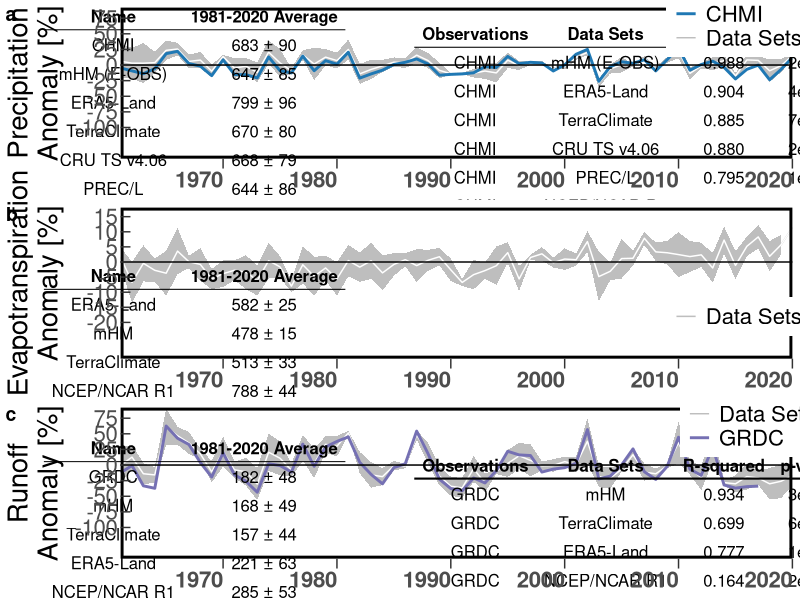

Source code (R):
library(data.table)
library(ggplot2)
library(ggpubr)
library(gridExtra)
library(Metrics)
library(gtable)
library(grid)
###
# tp
###
chmi <- fread("data/tp/chmi.csv")
chmi$name <- "CHMI"
chmi <- chmi[, Year := year(date)][, P := sum(value), by = Year][, .(Year, P, name)] %>% unique()
cru_ts <- fread("data/tp/cru-ts_tp_mm_cropped_196101_202012_025_monthly_ts.csv")
cru_ts$name <- "CRU TS v4.06"
cru_ts <- cru_ts[, Year := year(date)][, P := sum(value), by = Year][, .(Year, P, name)] %>% unique()
e_obs <- fread("data/tp/mhm_tp_cropped_ts.csv")
e_obs$name <- "mHM (E-OBS)"
e_obs <- e_obs[, Year := year(date)][, P := sum(value), by = Year][, .(Year, P, name)] %>% unique()
era5 <- fread("data/tp/era5_tp_cropped_ts.csv")
era5$name <- "ERA5-Land"
era5 <- era5[, Year := year(date)][, P := sum(value), by = Year][, .(Year, P, name)] %>% unique()
ncep_ncar <- fread("data/tp/ncep_ts.csv")
ncep_ncar$name <- "NCEP/NCAR R1"
ncep_ncar <- ncep_ncar[, Year := year(date)][, P := sum(value), by = Year][, .(Year, P, name)] %>% unique()
precl <- fread("data/tp/precl_tp_mm_cropped_196101_202012_025_monthly_ts.csv")
precl$name <- "PREC/L"
precl <- precl[, Year := year(date)][, P := sum(value), by = Year][, .(Year, P, name)] %>% unique()
terraclimate <- fread("data/tp/terraclimate_tp_mm_cropped_196101_202012_025_monthly_ts.csv")
terraclimate$name <- "TerraClimate"
terraclimate <- terraclimate[, Year := year(date)][, P := sum(value), by = Year][, .(Year, P, name)] %>% unique()

mean_chmi <- mean(chmi[Year > 1980 & Year < 2011, P])
mean_cru_ts <- mean(cru_ts[Year > 1980 & Year < 2011, P])
mean_e_obs <- mean(e_obs[Year > 1980 & Year < 2011, P])
mean_era5 <- mean(era5[Year > 1980 & Year < 2011, P])
mean_ncep_ncar <- mean(ncep_ncar[Year > 1980 & Year < 2011, P])
mean_precl <- mean(precl[Year > 1980 & Year < 2011, P])
mean_terraclimate <- mean(terraclimate[Year > 1980 & Year < 2011, P])
sd_chmi <- sd(chmi[Year > 1980 & Year < 2011, P])
sd_cru_ts <- sd(cru_ts[Year > 1980 & Year < 2011, P])
sd_e_obs <- sd(e_obs[Year > 1980 & Year < 2011, P])
sd_era5 <- sd(era5[Year > 1980 & Year < 2011, P])
sd_ncep_ncar <- sd(ncep_ncar[Year > 1980 & Year < 2011, P])
sd_precl <- sd(precl[Year > 1980 & Year < 2011, P])
sd_terraclimate <- sd(terraclimate[Year > 1980 & Year < 2011, P])

global_cli <- data.frame(name = c("CHMI", "mHM (E-OBS)", "ERA5-Land", "TerraClimate",
                                  "CRU TS v4.06", "PREC/L", "NCEP/NCAR R1"),
                         cli_mean = c(mean_chmi, mean_e_obs, mean_era5,
                                      mean_terraclimate, mean_cru_ts,  
                                      mean_precl, mean_ncep_ncar),
                         cli_sd = c(sd_chmi, sd_e_obs, sd_era5, sd_terraclimate,
                                    sd_cru_ts, sd_precl, sd_ncep_ncar))
global_cli$name <- factor(global_cli$name, levels = global_cli$name)

sim <- merge(cru_ts[, tp1 := 100*(P - mean_cru_ts)/mean_cru_ts][, .(Year, tp1)],
             e_obs[, tp2 := 100*(P - mean_e_obs)/mean_e_obs][, .(Year, tp2)],
             by = "Year", all = TRUE) %>% 
  merge(era5[, tp3 := 100*(P - mean_era5)/mean_era5][, .(Year, tp3)],
        by = "Year", all = TRUE) %>%
  merge(ncep_ncar[, tp4 := 100*(P - mean_ncep_ncar)/mean_ncep_ncar
  ][, .(Year, tp4)], by = "Year", all = TRUE) %>%
  merge(precl[, tp5 := 100*(P - mean_precl)/mean_precl][, .(Year, tp5)],
        by = "Year", all = TRUE) %>%
  merge(terraclimate[, tp6 := 100*(P - mean_terraclimate)/mean_terraclimate
  ][, .(Year, tp6)], by = "Year", all = TRUE)

sim <- sim[, P := mean(c(tp1, tp2, tp3, tp4, tp5, tp6)), by = Year
][, spread := sd(c(tp1, tp2, tp3, tp4, tp5, tp6)), by = Year
][, .(Year, P, spread)]

global_cor <- rbind(e_obs[, sims := name][, .(Year, P, sims)],
                    era5[, sims := name][, .(Year, P, sims)],
                    terraclimate[, sims := name][, .(Year, P, sims)],
                    cru_ts[, sims := name][, .(Year, P, sims)],
                    precl[, sims := name][, .(Year, P, sims)],
                    ncep_ncar[, sims := name][, .(Year, P, sims)]) %>% 
  merge(chmi[, obs := name][, .(Year, P, obs)], by = "Year",
        allow.cartesian = TRUE)

global <- rbind(cru_ts[, .(Year, P, name)],
                e_obs[, .(Year, P, name)],
                era5[, .(Year, P, name)],
                ncep_ncar[, .(Year, P, name)],
                precl[, .(Year, P, name)],
                terraclimate[, .(Year, P, name)])

p00 <- copy(global_cor)
p00 <- p00[, `p-value` := formatC(cor.test(P.y, P.x)$p.value, format = "e",
                                  digits = 0), by = .(sims, obs)
][, RMSE := round(rmse(P.y, P.x), 3), by = .(sims, obs)
][, `R-squared` := round((cor(P.y, P.x)^2), 3), by = .(sims, obs)
][, .(obs, sims, `R-squared`, `p-value`, RMSE)] %>%
  unique() %>% setnames("obs", "Observations") %>% 
  setnames("sims", "Data Sets") %>%
  tableGrob(rows = NULL, theme = ttheme_minimal(base_size = 12))

p00 <- gtable_add_grob(p00, grobs = segmentsGrob(x0 = unit(0,"npc"),
                                                 y0 = unit(0,"npc"),
                                                 x1 = unit(1,"npc"),
                                                 y1 = unit(0,"npc"),
                                                 gp = gpar(lwd = 2)),
                       t = 1, b = 1, l = 1, r = 5)

p01 <- copy(global_cli) %>% as.data.table()
p01 <- p01[, .(Name = name,
               avg = paste0(round(cli_mean), ' ± ',
                            sd = round(cli_sd)))] %>%
  setnames("avg", "1981-2020 Average") %>%
  tableGrob(rows = NULL, theme = ttheme_minimal(base_size = 12))

p01 <- gtable_add_grob(p01, grobs = segmentsGrob(x0 = unit(0,"npc"),
                                                 y0 = unit(0,"npc"),
                                                 x1 = unit(1,"npc"),
                                                 y1 = unit(0,"npc"),
                                                 gp = gpar(lwd = 2)),
                       t = 1, b = 1, l = 1, r = 2)

p02 <- ggplot(data = sim, aes(x = Year, y = P)) +
  geom_ribbon(aes(ymax = P + spread, ymin = P - spread), fill = "gray") +
  geom_line(aes(color = "Data Sets")) +
  geom_line(color = "white") +
  geom_line(data = chmi, aes(y = 100*(P - mean_chmi)/mean_chmi,
                             color = "CHMI"), linewidth = 1) +
  scale_x_continuous(limits = c(1961, 2020), expand = c(0, 0), 
                     breaks = seq(1920, 2040, 10)) +
  scale_color_manual(name = NULL, values = c("CHMI" = "#1f78b4",
                                             "Data Sets" = "gray")) +
  scale_y_continuous(limits = c(-150, 92), expand = c(0, 0), 
                     breaks = seq(-100, 100, 25)) +
  geom_hline(yintercept = 0) +
  labs(x = NULL, y = "Precipitation\nAnomaly [%]", title = NULL) +
  theme_bw() + 
  theme(panel.border = element_rect(colour = "black", linewidth = 2),
        panel.grid = element_blank(), 
        plot.title = element_text(size = 20), 
        axis.text = element_text(size = 16),
        axis.text.x = element_text(face = "bold", hjust = 1),
        axis.title = element_text(size = 20), 
        legend.text = element_text(size = 16), 
        legend.title = element_text(size = 20),
        axis.ticks.length.y = unit(-.25, "cm"), axis.ticks.length.x = unit(.25, "cm"),
        legend.position = c(0.92, 0.88))

p03 <- p02 + annotation_custom(p00, xmin = 1998, ymax = -25) +
  annotation_custom(p01, xmin = 1915, ymax = -15)
###
#
###
e_obs <- fread("data/e/mhm_e_cropped_ts.csv")
e_obs$name <- "mHM"
e_obs <- e_obs[, Year := year(date)][, P := sum(value), by = Year][, .(Year, P, name)] %>% unique()
era5 <- fread("data/e/era5_e_cropped_ts.csv")
era5$name <- "ERA5-Land"
era5 <- era5[, Year := year(date)][, P := sum(value), by = Year][, .(Year, P, name)] %>% unique()
ncep_ncar <- fread("data/e/ncep_ts.csv")
ncep_ncar$name <- "NCEP/NCAR R1"
ncep_ncar <- ncep_ncar[, Year := year(date)][, P := sum(value), by = Year][, .(Year, P, name)] %>% unique()
terraclimate <- fread("data/e/terraclimate_e_mm_cropped_196101_202012_025_monthly_ts.csv")
terraclimate$name <- "TerraClimate"
terraclimate <- terraclimate[, Year := year(date)][, P := sum(value), by = Year][, .(Year, P, name)] %>% unique()

mean_e_obs <- mean(e_obs[Year > 1980 & Year < 2011, P])
mean_era5 <- mean(era5[Year > 1980 & Year < 2011, P])
mean_ncep_ncar <- mean(ncep_ncar[Year > 1980 & Year < 2011, P])
mean_terraclimate <- mean(terraclimate[Year > 1980 & Year < 2011, P])
sd_e_obs <- sd(e_obs[Year > 1980 & Year < 2011, P])
sd_era5 <- sd(era5[Year > 1980 & Year < 2011, P])
sd_ncep_ncar <- sd(ncep_ncar[Year > 1980 & Year < 2011, P])
sd_terraclimate <- sd(terraclimate[Year > 1980 & Year < 2011, P])

global_e_cli <- data.frame(name = c("ERA5-Land", "mHM", "TerraClimate",
                                    "NCEP/NCAR R1"),
                           cli_mean = c(mean_era5, mean_e_obs,
                                        mean_terraclimate, mean_ncep_ncar),
                           cli_sd = c(sd_era5, sd_e_obs, sd_terraclimate,
                                      sd_ncep_ncar))
global_e_cli$name <- factor(global_e_cli$name, levels = global_e_cli$name)

sim_e <- merge(e_obs[, tp1 := 100*(P - mean_e_obs)/mean_e_obs][, .(Year, tp1)],
               era5[, tp2 := 100*(P - mean_era5)/mean_era5][, .(Year, tp2)],
               by = "Year", all = TRUE) %>% 
  merge(ncep_ncar[, tp3 := 100*(P - mean_ncep_ncar)/mean_ncep_ncar
                  ][, .(Year, tp3)], by = "Year", all = TRUE) %>%
  merge(terraclimate[, tp4 := 100*(P - mean_terraclimate)/mean_terraclimate
                     ][, .(Year, tp4)], by = "Year", all = TRUE)

sim_e <- sim_e[, P := mean(c(tp1, tp2, tp3, tp4)), by = Year
               ][, spread := sd(c(tp1, tp2, tp3, tp4)), by = Year
                 ][, .(Year, P, spread)]

p05 <- copy(global_e_cli) %>% as.data.table()
p05 <- p05[, .(Name = name,
               avg = paste0(round(cli_mean), ' ± ',
                            sd = round(cli_sd)))] %>%
  setnames("avg", "1981-2020 Average") %>%
  tableGrob(rows = NULL, theme = ttheme_minimal(base_size = 12))

p05 <- gtable_add_grob(p05, grobs = segmentsGrob(x0 = unit(0,"npc"),
                                                 y0 = unit(0,"npc"),
                                                 x1 = unit(1,"npc"),
                                                 y1 = unit(0,"npc"),
                                                 gp = gpar(lwd = 2)),
                       t = 1, b = 1, l = 1, r = 2)

p06 <- ggplot(data = sim_e, aes(x = Year, y = P)) +
  geom_ribbon(aes(ymax = P + spread, ymin = P - spread), fill = "gray") +
  geom_line(aes(color = "Data Sets")) +
  geom_line(color = "white") +
  scale_x_continuous(limits = c(1961, 2020), expand = c(0, 0), 
                     breaks = seq(1920, 2040, 10)) +
  scale_color_manual(name = NULL, values = c("Data Sets" = "gray")) +
  scale_y_continuous(limits = c(-32, 18), expand = c(0, 0), 
                     breaks = seq(-20, 15, 5)) +
  geom_hline(yintercept = 0) +
  labs(x = NULL, y = "Evapotranspiration\nAnomaly [%]", title = NULL) +
  theme_bw() + 
  theme(panel.border = element_rect(colour = "black", linewidth = 2),
        panel.grid = element_blank(), 
        plot.title = element_text(size = 20), 
        axis.text = element_text(size = 16),
        axis.text.x = element_text(face = "bold", hjust = 1),
        axis.title = element_text(size = 20), 
        legend.text = element_text(size = 16), 
        legend.title = element_text(size = 20),
        axis.ticks.length.y = unit(-.25, "cm"), axis.ticks.length.x = unit(.25, "cm"),
        legend.position = c(0.92, 0.28))

p07 <- p06 + annotation_custom(p05, xmin = 1915, ymax = -15)
###
#
###
grdc <- fread("data/ro/grdc.csv")
grdc$name <- "GRDC"
grdc <- grdc[, Year := year(date)][, P := sum(value), by = Year][, .(Year, P, name)] %>% unique()
e_obs <- fread("data/ro/mhm_ro_cropped_ts.csv")
e_obs$name <- "mHM"
e_obs <- e_obs[, Year := year(date)][, P := sum(value), by = Year][, .(Year, P, name)] %>% unique()
era5 <- fread("data/ro/era5_ro_cropped_ts.csv")
era5$name <- "ERA5-Land"
era5 <- era5[, Year := year(date)][, P := sum(value), by = Year][, .(Year, P, name)] %>% unique()
ncep_ncar <- fread("data/ro/ncep-ncar_cropped_ts.csv")
ncep_ncar$name <- "NCEP/NCAR R1"
ncep_ncar <- ncep_ncar[, Year := year(date)][, P := sum(value), by = Year][, .(Year, P, name)] %>% unique()
terraclimate <- fread("data/ro/terraclimate_ro_mm_cropped_196101_202012_025_monthly_ts.csv")
terraclimate$name <- "TerraClimate"
terraclimate <- terraclimate[, Year := year(date)][, P := sum(value), by = Year][, .(Year, P, name)] %>% unique()

mean_grdc <- mean(grdc[Year > 1980 & Year < 2011, P])
mean_e_obs <- mean(e_obs[Year > 1980 & Year < 2011, P])
mean_era5 <- mean(era5[Year > 1980 & Year < 2011, P])
mean_ncep_ncar <- mean(ncep_ncar[Year > 1980 & Year < 2011, P])
mean_terraclimate <- mean(terraclimate[Year > 1980 & Year < 2011, P])
sd_grdc <- sd(grdc[Year > 1980 & Year < 2011, P])
sd_e_obs <- sd(e_obs[Year > 1980 & Year < 2011, P])
sd_era5 <- sd(era5[Year > 1980 & Year < 2011, P])
sd_ncep_ncar <- sd(ncep_ncar[Year > 1980 & Year < 2011, P])
sd_terraclimate <- sd(terraclimate[Year > 1980 & Year < 2011, P])

global_q_cli <- data.frame(name = c("GRDC", "mHM", "TerraClimate", "ERA5-Land",
                                    "NCEP/NCAR R1"),
                           cli_mean = c(mean_grdc, mean_e_obs, mean_terraclimate,
                                        mean_era5, mean_ncep_ncar),
                           cli_sd = c(sd_grdc, sd_e_obs, sd_terraclimate, sd_era5,
                                      sd_ncep_ncar))
global_q_cli$name <- factor(global_q_cli$name, levels = global_q_cli$name)

sim_q <- merge(e_obs[, tp1 := 100*(P - mean_e_obs)/mean_e_obs][, .(Year, tp1)],
               era5[, tp2 := 100*(P - mean_era5)/mean_era5][, .(Year, tp2)],
               by = "Year", all = TRUE) %>% 
  merge(ncep_ncar[, tp3 := 100*(P - mean_ncep_ncar)/mean_ncep_ncar
  ][, .(Year, tp3)], by = "Year", all = TRUE) %>%
  merge(terraclimate[, tp4 := 100*(P - mean_terraclimate)/mean_terraclimate
  ][, .(Year, tp4)], by = "Year", all = TRUE)

sim_q <- sim_q[, P := mean(c(tp1, tp2, tp3, tp4)), by = Year
][, spread := sd(c(tp1, tp2, tp3, tp4)), by = Year
][, .(Year, P, spread)]

global_cor <- rbind(e_obs[, sim_qs := name][, .(Year, P, sim_qs)],
                    terraclimate[, sim_qs := name][, .(Year, P, sim_qs)],
                    era5[, sim_qs := name][, .(Year, P, sim_qs)],
                    ncep_ncar[, sim_qs := name][, .(Year, P, sim_qs)]) %>% 
  merge(grdc[, obs := name][, .(Year, P, obs)], by = "Year",
        allow.cartesian = TRUE)


global <- rbind(e_obs[, .(Year, P, name)],
                era5[, .(Year, P, name)],
                ncep_ncar[, .(Year, P, name)],
                terraclimate[, .(Year, P, name)])

p08 <- copy(global_cor)
p08 <- p08[, `p-value` := formatC(cor.test(P.y, P.x)$p.value, format = "e",
                                  digits = 0), by = .(sim_qs, obs)
][, RMSE := round(rmse(P.y, P.x), 3), by = .(sim_qs, obs)
][, `R-squared` := round((cor(P.y, P.x)^2), 3), by = .(sim_qs, obs)
][, .(obs, sim_qs, `R-squared`, `p-value`, RMSE)] %>%
  unique() %>% setnames("obs", "Observations") %>% 
  setnames("sim_qs", "Data Sets") %>%
  tableGrob(rows = NULL, theme = ttheme_minimal(base_size = 12))

p08 <- gtable_add_grob(p08, grobs = segmentsGrob(x0 = unit(0,"npc"),
                                                 y0 = unit(0,"npc"),
                                                 x1 = unit(1,"npc"),
                                                 y1 = unit(0,"npc"),
                                                 gp = gpar(lwd = 4)),
                       t = 1, b = 1, l = 1, r = 5)

p09 <- copy(global_q_cli) %>% as.data.table()
p09 <- p09[, .(Name = name,
               avg = paste0(round(cli_mean), ' ± ',
                            sd = round(cli_sd)))] %>%
  setnames("avg", "1981-2020 Average") %>%
  tableGrob(rows = NULL, theme = ttheme_minimal(base_size = 12))

p09 <- gtable_add_grob(p09, grobs = segmentsGrob(x0 = unit(0,"npc"),
                                                 y0 = unit(0,"npc"),
                                                 x1 = unit(1,"npc"),
                                                 y1 = unit(0,"npc"),
                                                 gp = gpar(lwd = 2)),
                       t = 1, b = 1, l = 1, r = 2)

p10 <- ggplot(data = sim_q, aes(x = Year, y = P)) +
  geom_ribbon(aes(ymax = P + spread, ymin = P - spread), fill = "gray") +
  geom_line(aes(color = "Data Sets")) +
  geom_line(color = "white") +
  geom_line(data = grdc, aes(y = 100*(P - mean_grdc)/mean_grdc,
                             color = "GRDC"), linewidth = 1) +
  scale_x_continuous(limits = c(1961, 2020), expand = c(0, 0), 
                     breaks = seq(1920, 2040, 10)) +
  scale_color_manual(name = NULL, values = c("GRDC" = "#7570b3",
                                             "Data Sets" = "gray")) +
  scale_y_continuous(limits = c(-150, 92), expand = c(0, 0), 
                     breaks = seq(-100, 100, 25)) +
  geom_hline(yintercept = 0) +
  labs(x = NULL, y = "Runoff\nAnomaly [%]", title = NULL) +
  theme_bw() + 
  theme(panel.border = element_rect(colour = "black", linewidth = 2),
        panel.grid = element_blank(), 
        plot.title = element_text(size = 20), 
        axis.text = element_text(size = 16),
        axis.text.x = element_text(face = "bold", hjust = 1),
        axis.title = element_text(size = 20), 
        legend.text = element_text(size = 16), 
        legend.title = element_text(size = 20),
        axis.ticks.length.y = unit(-.25, "cm"), axis.ticks.length.x = unit(.25, "cm"),
        legend.position = c(0.94, 0.88))

p11 <- p10 + annotation_custom(p08, xmin = 1998, ymax = -35) +
  annotation_custom(p09, xmin = 1915, ymax = -25)
###
#
###
p12 <- ggarrange(p03, p07, p11, ncol = 1, labels = c('a', "b", "c"), align = 'hv')


ggsave("fig02.pdf", p12, width = 16, height = 4.5*3, dpi = 600)
